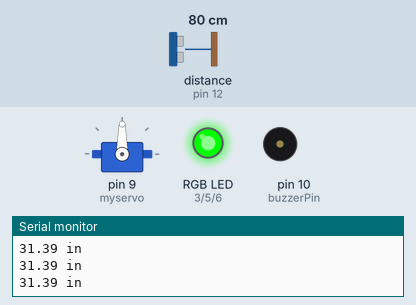
This sketch was run on a simulated Arduino Uno, built with avr-gcc and run on an emulated ATmega328P. On the bench: servo, an RGB LED mixed from three pins (HIGH = lit), buzzer (waves = sounding), the last lines printed to the serial monitor. Wiring (inferred from the names in the program): ultrasonic range finder: trigger pin 11; echo pin 12. Inputs (shaded band) come from the test bench; at power-on: distance to the obstacle (sensor on pin 12) 80 cm. The echo pulse lasts 58.3 µs per cm; pins used as bus, display or sensor lines are not drawn.

Above: at 1.2 s.
1.3 s: distance to the obstacle (sensor on pin 12) set to 55 cm
2.8 s: distance to the obstacle (sensor on pin 12) set to 48 cm
At 4.0 s:
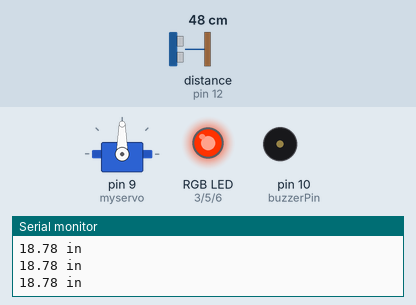
4.3 s: distance to the obstacle (sensor on pin 12) set to 28 cm
5.8 s: distance to the obstacle (sensor on pin 12) set to 23 cm
At 6.0 s:
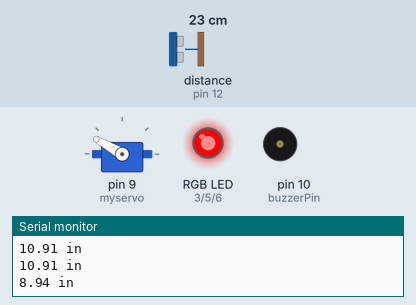
8.8 s: distance to the obstacle (sensor on pin 12) set to 35 cm
At 9.6 s:
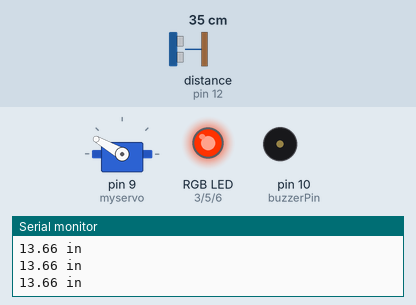
10.4 s: distance to the obstacle (sensor on pin 12) set to 18 cm
At 10.57 s:
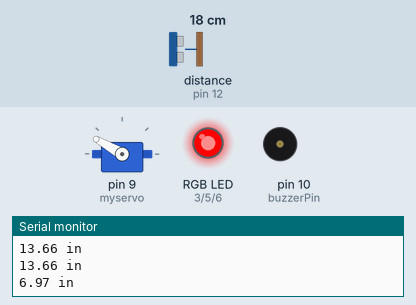
Timing chart, 0 to 14.4 s (numbered marks = the images above; inputs shaded):
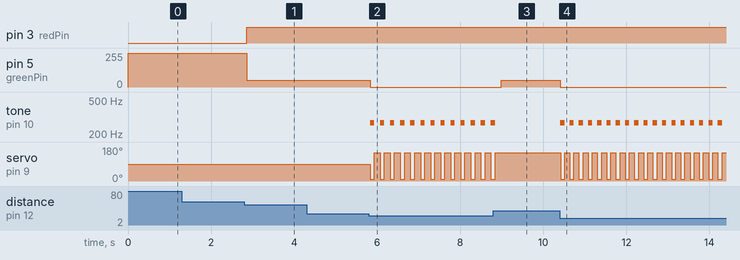

The sketch:

SIK_Circuit_3C_MotionAlarm_UrgentAlarm.ino
```cpp
/*
  SparkFun Inventor’s Kit
  Circuit 3C-Motion Alarm

  Control the color of an RGB LED using an ultrasonic distance sensor. When an object is close to the sensor, buzz the buzzer and wiggle the servo motor.

  This sketch was written by SparkFun Electronics, with lots of help from the Arduino community.
  This code is completely free for any use.

  View circuit diagram and instructions at: https://learn.sparkfun.com/tutorials/sparkfun-inventors-kit-experiment-guide---v41
  Download drawings and code at: https://github.com/sparkfun/SIK-Guide-Code
*/

#include <Servo.h>                //include the servo library

const int trigPin = 11;           //connects to the trigger pin on the distance sensor
const int echoPin = 12;           //connects to the echo pin on the distance sensor

const int redPin = 3;             //pin to control the red LED inside the RGB LED
const int greenPin = 5;           //pin to control the green LED inside the RGB LED
const int bluePin = 6;            //pin to control the blue LED inside the RGB LED

const int buzzerPin = 10;         //pin that will drive the buzzer

const int far = 20;
const int close = 10;

float distance = 0;               //stores the distance measured by the distance sensor

Servo myservo;                    //create a servo object

void setup()
{
  Serial.begin (9600);        //set up a serial connection with the computer

  pinMode(trigPin, OUTPUT);   //the trigger pin will output pulses of electricity
  pinMode(echoPin, INPUT);    //the echo pin will measure the duration of pulses coming back from the distance sensor

  //set the RGB LED pins to output
  pinMode(redPin, OUTPUT);
  pinMode(greenPin, OUTPUT);
  pinMode(bluePin, OUTPUT);

  pinMode(buzzerPin, OUTPUT);   //set the buzzer pin to output

  myservo.attach(9);            //use pin 9 to control the servo

}

void loop() {
  distance = getDistance();   //variable to store the distance measured by the sensor

  Serial.print(distance);     //print the distance that was measured
  Serial.println(" in");      //print units after the distance

  if (distance <= close) {                       //if the object is close

    //make the RGB LED red
    analogWrite(redPin, 255);
    analogWrite(greenPin, 0);
    analogWrite(bluePin, 0);

    //this code wiggles the servo and beeps the buzzer
    tone(buzzerPin, 272);         //buzz the buzzer pin
    myservo.write(10);            //move the servo to 45 degrees
    delay(100);                   //wait 100 milliseconds

    noTone(buzzerPin);            //turn the buzzer off
    myservo.write(150);           //move the servo to 135 degrees
    delay(10 * distance);         //wait 10 * distance milliseconds, this makes it sound more urgent


  } else if (close < distance && distance < far) { //if the object is a medium distance

    //make the RGB LED yellow
    analogWrite(redPin, 255);
    analogWrite(greenPin, 50);
    analogWrite(bluePin, 0);

  } else {                                    //if the object is far away

    //make the RGB LED green
    analogWrite(redPin, 0);
    analogWrite(greenPin, 255);
    analogWrite(bluePin, 0);
  }

  delay(50);      //delay 50ms between each reading
}

//------------------FUNCTIONS-------------------------------

//RETURNS THE DISTANCE MEASURED BY THE HC-SR04 DISTANCE SENSOR
float getDistance()
{
  float echoTime;                   //variable to store the time it takes for a ping to bounce off an object
  float calculatedDistance;         //variable to store the distance calculated from the echo time

  //send out an ultrasonic pulse that's 10ms long
  digitalWrite(trigPin, HIGH);
  delayMicroseconds(10);
  digitalWrite(trigPin, LOW);

  echoTime = pulseIn(echoPin, HIGH);      //use the pulsein command to see how long it takes for the
                                          //pulse to bounce back to the sensor

  calculatedDistance = echoTime / 148.0;  //calculate the distance of the object that reflected the pulse (half the bounce time multiplied by the speed of sound)

  return calculatedDistance;              //send back the distance that was calculated
}
```

Measured:
- the behaviour switches between 52 and 51 cm on distance to the obstacle (sensor on pin 12) (found by bisection; images 0 and 1)
- the behaviour switches between 26 and 25 cm on distance to the obstacle (sensor on pin 12) (found by bisection; images 1 and 2)
- after the input at 2.8 s, pin 3 (redPin): LOW → HIGH after 0.06 s; pin 5 (greenPin): 255/255 → 50/255 after 0.06 s
- after the input at 5.8 s, pin 5 (greenPin): 50/255 → 0/255 at once; tone on pin 10 (buzzerPin): alternates 272 Hz for 0.10 s and silent for 0.14 s, starting at once; servo on pin 9 (myservo): alternates 150° for 0.14 s and 10° for 0.10 s, starting at once
- after the input at 8.8 s, pin 5 (greenPin): 0/255 → 50/255 after 0.18 s; tone on pin 10 (buzzerPin): goes on until 8.8 s, then stays silent; servo on pin 9 (myservo): goes on until 8.8 s, then stays 150°
- after the input at 10.4 s, pin 5 (greenPin): 50/255 → 0/255 at once; tone on pin 10 (buzzerPin): alternates 272 Hz for 0.10 s and silent for 0.12 s, starting at once; servo on pin 9 (myservo): alternates 150° for 0.12 s and 10° for 0.10 s, starting at once
